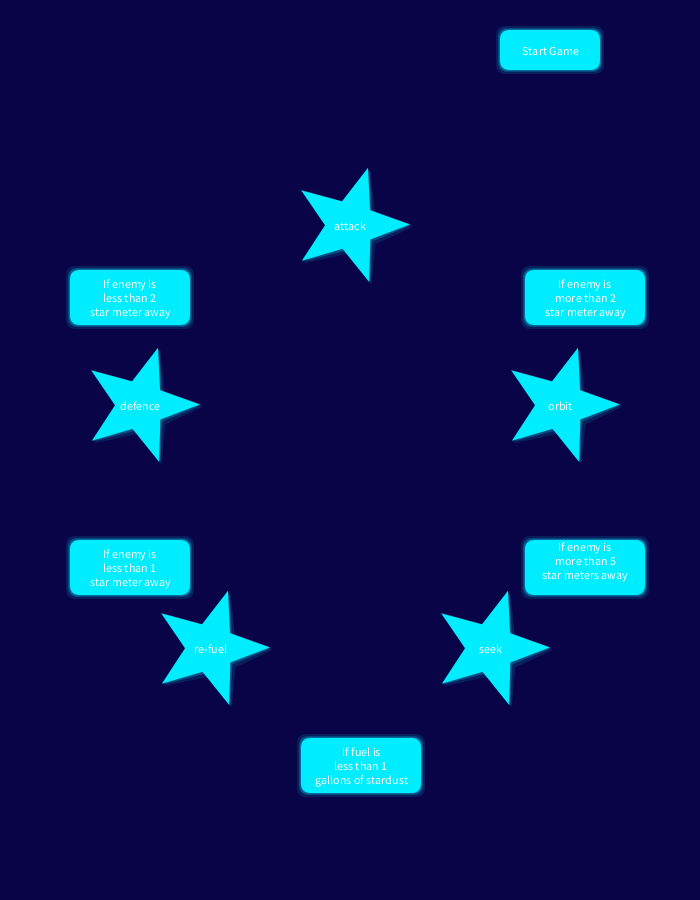
Frame 1 (no input)
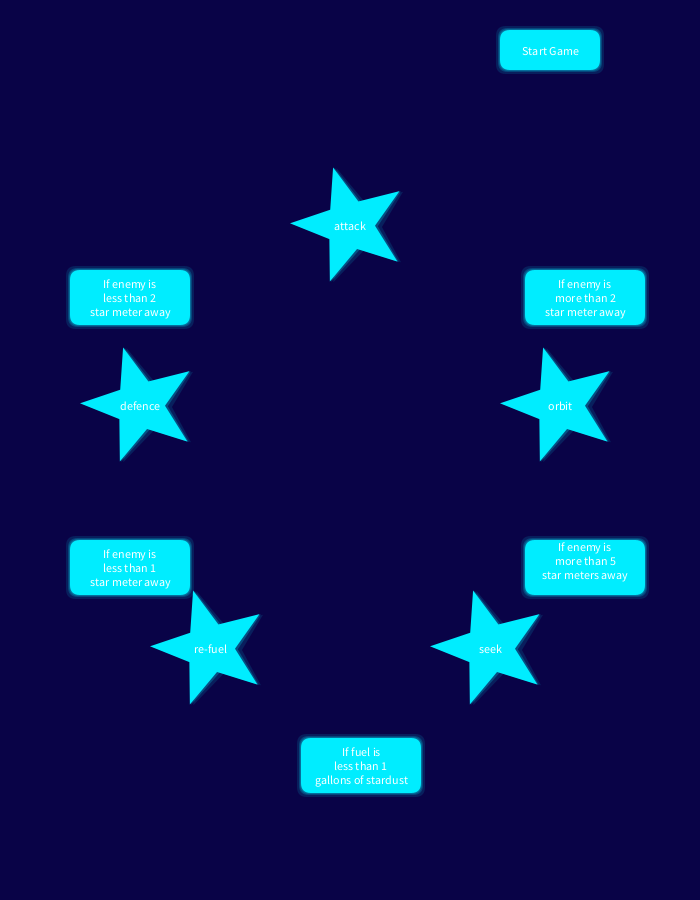
Frame 60 (the mouse pressed at the canvas centre just before this capture)
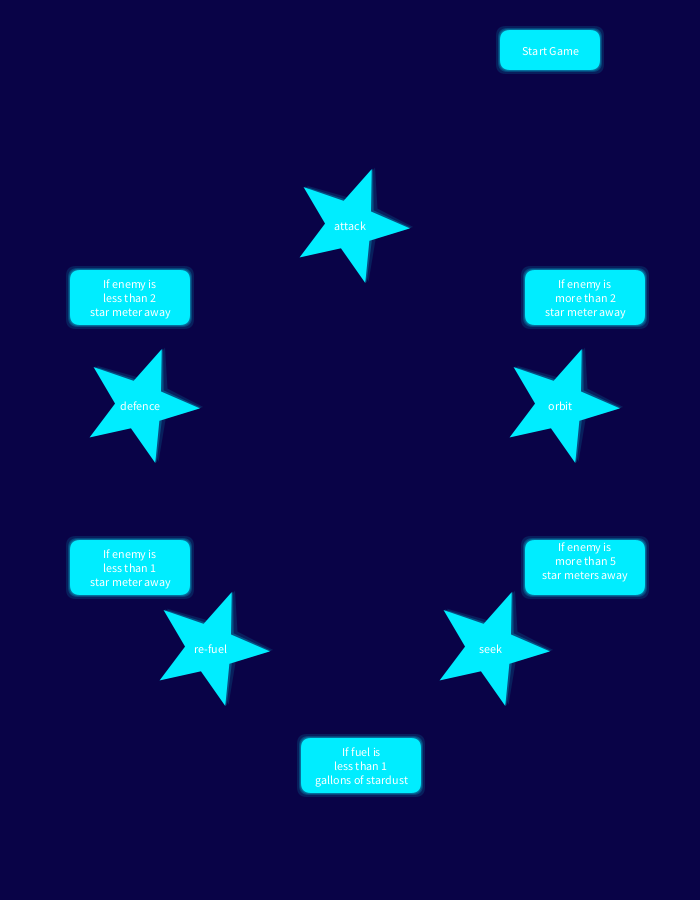
Frame 120 (the mouse held since frame 60 and released just before this capture)

The Processing sketch that drew these frames (run headless with seeded random() and noise(); from frame 60 on, the mouse is pressed at the canvas centre):

// Processing sketch: starttest
// ── starttest.pde
int Colour = 0;
int width = 700;
int height = 900;
Button start  = new Button ("Start Game", 500, 30, 100, 40);

Button transition1  = new Button ("If enemy is\n" + "more than 2\n" +
                      "star meter away", width*0.75, height*0.3, 120, 55);
Button transition2  = new Button ("If enemy is\n" + "more than 5\n" + 
                      "star meters away\n", width*0.75, height*0.6, 120, 55);
Button transition3  = new Button ("If fuel is\n" + "less than 1\n" +
                      "gallons of stardust", width*0.43, height*0.82, 120, 55);
Button transition4  = new Button ("If enemy is\n" + "less than 1\n" +
                      "star meter away", width*0.1, height*0.6, 120, 55);
Button transition5  = new Button ("If enemy is\n" + "less than 2\n" +
                      "star meter away", width*0.1, height*0.3, 120, 55);

Star star1 = new Star(0, 0, 25, 60, 5, width*0.5, height*0.25);
Star star2 = new Star(0, 0, 25, 60, 5, width*0.8, height*0.45);
Star star3 = new Star(0, 0, 25, 60, 5, width*0.2, height*0.45);
Star star4 = new Star(0, 0, 25, 60, 5, width*0.30, height*0.72);
Star star5 = new Star(0, 0, 25, 60, 5, width*0.7, height*0.72);

Label label1 = new Label(255, "attack", width*0.5, height*0.25);
Label label2 = new Label(255, "orbit", width*0.8, height*0.45);
Label label3 = new Label(255, "defence", width*0.2, height*0.45);
Label label4 = new Label(255, "re-fuel", width*0.30, height*0.72);
Label label5 = new Label(255, "seek", width*0.7, height*0.72);

//FlyingStars flyingTim = new FlyingStars(0, 0, 25, 60, 5, width*0.5, height*0.25);

String labelToSwap = null;
boolean labels[] = {false, false, false, false, false};

String buttonToSwap = null;
boolean buttons[] = {false, false, false, false, false};

void setup() {
  size(700, 900);;
}

void draw() {
  background(9, 3, 71);
  //DARK BLUE 
  start.Draw();
  transition1.Draw();
  transition2.Draw();
  transition3.Draw();
  transition4.Draw();
  transition5.Draw();
  
  star1.Draw(); 
  star2.Draw();  
  star3.Draw(); 
  star4.Draw();  
  star5.Draw();
  
  label1.Draw();
  label2.Draw();
  label3.Draw();
  label4.Draw();
  label5.Draw();
  //flyingTim.Draw();
}



public void mouseClicked() {
  //LABEL SWAPS FOR STATES
  //label1 swap - stars
   if (mouseX >= width*0.45 && mouseX <=  width*0.55 &&
       mouseY >= height*0.20 && mouseY <= height*0.30) {
     swapLabel1();
  }
  //label3 swap - stars
  else if (mouseX >= width*0.20 && mouseX <=  width*0.30 &&
       mouseY >= height*0.40 && mouseY <= height*0.50) {
     swapLabel3();
 
  }
  //swapping label2 - stars
  else if (mouseX >= width*0.75 && mouseX <=  width*0.85 &&
       mouseY >= height*0.40 && mouseY <= height*0.50) {
   swapLabel2();
  }
  //swapping label4 - stars
  else if (mouseX >= width*0.25 && mouseX <=  width*0.35 &&
       mouseY >= height*0.65 && mouseY <= height*0.75) {
     swapLabel4();
  }
  //swapping for label5 - stars
  else if (mouseX >= width*0.65 && mouseX <=  width*0.75 &&
       mouseY >= height*0.65 && mouseY <= height*0.75) {
    swapLabel5();
  }
  

                      
  //LABEL SWAPS FOR TRANSITIONS
  else if (mouseX >= width*0.75 && mouseX <=  width*0.75+120 &&
       mouseY >= height*0.3 && mouseY <= height*0.3+55) {
    swapButton1();
  }
  else if (mouseX >= width*0.75 && mouseX <=  width*0.75+120 &&
       mouseY >= height*0.6 && mouseY <= height*0.6+55) {
    swapButton2();
  }
  else if (mouseX >= width*0.43 && mouseX <=  width*0.43 +120 &&
       mouseY >= height*0.82 && mouseY <= height*0.82 +55) {
    swapButton3();
  }
  else if (mouseX >= width*0.1 && mouseX <=  width*0.1+120 &&
       mouseY >= height*0.6 && mouseY <= height*0.6 +55) {
    swapButton4();
  }
  else if (mouseX >= width*0.1 && mouseX <=  width*0.1+120 &&
       mouseY >= height*0.3 && mouseY <= height*0.3+55) {
    swapButton5();
  }
  
}


//swap button1
public void swapButton1() {
         if (buttonToSwap == null) {
         buttonToSwap = transition1.label;
         transition1.changecolor();
         System.out.println(buttonToSwap);
         buttons[0] = true;
       }
       else {    
         for (int i=0; i <=4; i++) {
           if (buttons[1] == true) {
             transition2.changeLabel(transition1.label);
             transition1.changeLabel(buttonToSwap);
             transition2.changecolor();
             
             buttons[1] = false;
             buttonToSwap = null;
           }
           else if (buttons[2] == true) {
             transition3.changeLabel(transition1.label);
             transition1.changeLabel(buttonToSwap);
             transition3.changecolor();
             buttons[2] = false;
             labelToSwap = null;
           }
           else if (buttons[3] == true) {
             transition4.changeLabel(transition1.label);
             transition1.changeLabel(buttonToSwap);
             transition4.changecolor();
             buttons[3] = false;
             buttonToSwap = null;
           }
           else if (buttons[4] == true) {
             transition5.changeLabel(transition1.label);
             transition1.changeLabel(buttonToSwap);
             transition5.changecolor();
             buttons[4] = false;
             buttonToSwap = null;
           }
         }
       } 
}


public void swapButton3() {
        if (buttonToSwap == null) {
         buttonToSwap = transition3.label;
         transition3.changecolor();
         buttons[2] = true;
         System.out.println(buttonToSwap);
       }
       else {    
         for (int i=0; i <=4; i++) {
           if (buttons[0] == true) {
             System.out.print(buttonToSwap);
             System.out.println(transition3.label);
             transition1.changeLabel(transition3.label);
             transition3.changeLabel(buttonToSwap);
             transition1.changecolor();
             buttons[0] = false;
             buttonToSwap = null;
           }
           else if (buttons[1] == true) {
             transition2.changeLabel(transition3.label);
             transition3.changeLabel(buttonToSwap);
             transition2.changecolor();
             buttons[1] = false;
             buttonToSwap = null;
           }
           else if (buttons[3] == true) {
             transition4.changeLabel(transition3.label);
             transition3.changeLabel(buttonToSwap);
             transition4.changecolor();
             buttons[3] = false;
             buttonToSwap = null;
           }
           else if (buttons[4] == true) {
             transition5.changeLabel(transition3.label);
             transition3.changeLabel(buttonToSwap);
             transition5.changecolor();
             buttons[4] = false;
             buttonToSwap = null;
           }
         }
       } 
}

public void swapButton2() {
       if (buttonToSwap == null) {
         buttonToSwap = transition2.label;
         transition2.changecolor();
         buttons[1] = true;
         System.out.println(buttonToSwap);
       }
       else {    
         for (int i=0; i <=4; i++) {
           if (buttons[0] == true) {
             transition1.changeLabel(transition2.label);
             transition2.changeLabel(buttonToSwap);
             transition1.changecolor();       
             buttons[0] = false;
             buttonToSwap = null;
           }
           else if (buttons[2] == true) {
             transition3.changeLabel(transition2.label);
             transition2.changeLabel(buttonToSwap);
             transition3.changecolor();
             buttons[2] = false;
             buttonToSwap = null;
           }
           else if (buttons[3] == true) {
             transition4.changeLabel(transition2.label);
             transition2.changeLabel(buttonToSwap);
             transition4.changecolor();
             buttons[3] = false;
             buttonToSwap = null;
           }
           else if (buttons[4] == true) {
             transition5.changeLabel(transition2.label);
             transition2.changeLabel(buttonToSwap);
             transition5.changecolor();
             buttons[4] = false;
             buttonToSwap = null;
           }
         }
       }
}
public void swapButton4() {
        if (buttonToSwap == null) {
         buttonToSwap = transition4.label;
         transition4.changecolor();
         buttons[3] = true;
         System.out.println(buttonToSwap);
       }
       else {    
         for (int i=0; i <=4; i++) {
           if (buttons[0] == true) {
             transition1.changeLabel(transition4.label);
             transition4.changeLabel(buttonToSwap);
             transition1.changecolor();
             buttons[0] = false;
             buttonToSwap = null;
           }
           else if (buttons[1] == true) {
             transition2.changeLabel(transition4.label);
             transition4.changeLabel(buttonToSwap);
             transition2.changecolor();
             buttons[1] = false;
             buttonToSwap = null;
           }
           else if (buttons[2] == true) {
             transition3.changeLabel(transition4.label);
             transition4.changeLabel(buttonToSwap);
             transition3.changecolor();
             buttons[2] = false;
             buttonToSwap = null;
           }
           else if (buttons[4] == true) {
             transition5.changeLabel(transition4.label);
             transition4.changeLabel(buttonToSwap);
             transition5.changecolor();
             buttons[4] = false;
             buttonToSwap = null;
           }
         }
       } 
}
public void swapButton5() {
     if (buttonToSwap == null) {
         buttonToSwap = transition5.label;
         transition5.changecolor();
         buttons[4] = true;
         System.out.println(buttonToSwap);
       }
       else {    
         for (int i=0; i <=4; i++) {
           if (buttons[0] == true) {
             transition1.changeLabel(transition5.label);
             transition5.changeLabel(buttonToSwap);
             transition1.changecolor();
             buttons[0] = false;
             buttonToSwap = null;
           }
           else if (buttons[1] == true) {
             transition2.changeLabel(transition5.label);
             transition5.changeLabel(buttonToSwap);
             transition2.changecolor();
             buttons[1] = false;
             buttonToSwap = null;
           }
           else if (buttons[2] == true) {
             transition3.changeLabel(transition5.label);
             transition5.changeLabel(buttonToSwap);
             transition3.changecolor();
             buttons[2] = false;
             buttonToSwap = null;
           }
           else if (buttons[3] == true) {
             transition4.changeLabel(transition5.label);
             transition5.changeLabel(buttonToSwap);
             transition4.changecolor();
             buttons[3] = false;
             buttonToSwap = null;
           }
         }
       }  
  }


public void swapLabel1() {
         if (labelToSwap == null) {
         labelToSwap = label1.label;
         star1.changecolor();
         System.out.println(labelToSwap);
         labels[0] = true;
       }
       else {    
         for (int i=0; i <=4; i++) {
           if (labels[1] == true) {
             label2.changeLabel(label1.label);
             label1.changeLabel(labelToSwap);
             star2.changecolor();
             
             labels[1] = false;
             labelToSwap = null;
           }
           else if (labels[2] == true) {
             label3.changeLabel(label1.label);
             label1.changeLabel(labelToSwap);
             star3.changecolor();
             labels[2] = false;
             labelToSwap = null;
           }
           else if (labels[3] == true) {
             label4.changeLabel(label1.label);
             label1.changeLabel(labelToSwap);
             star4.changecolor();
             labels[3] = false;
             labelToSwap = null;
           }
           else if (labels[4] == true) {
             label5.changeLabel(label1.label);
             label1.changeLabel(labelToSwap);
             star5.changecolor();
             labels[4] = false;
             labelToSwap = null;
           }
         }
       } 
}


public void swapLabel3() {
        if (labelToSwap == null) {
         labelToSwap = label3.label;
         star3.changecolor();
         labels[2] = true;
         System.out.println(labelToSwap);
       }
       else {    
         for (int i=0; i <=4; i++) {
           if (labels[0] == true) {
             System.out.print(labelToSwap);
             System.out.println(label3.label);
             label1.changeLabel(label3.label);
             label3.changeLabel(labelToSwap);
             star1.changecolor();
             labels[0] = false;
             labelToSwap = null;
           }
           else if (labels[1] == true) {
             label2.changeLabel(label3.label);
             label3.changeLabel(labelToSwap);
             star2.changecolor();
             labels[1] = false;
             labelToSwap = null;
           }
           else if (labels[3] == true) {
             label4.changeLabel(label3.label);
             label3.changeLabel(labelToSwap);
             star4.changecolor();
             labels[3] = false;
             labelToSwap = null;
           }
           else if (labels[4] == true) {
             label5.changeLabel(label3.label);
             label3.changeLabel(labelToSwap);
             star5.changecolor();
             labels[4] = false;
             labelToSwap = null;
           }
         }
       } 
}

public void swapLabel2() {
              if (labelToSwap == null) {
         labelToSwap = label2.label;
         star2.changecolor();
         labels[1] = true;
         System.out.println(labelToSwap);
       }
       else {    
         for (int i=0; i <=4; i++) {
           if (labels[0] == true) {
             label1.changeLabel(label2.label);
             label2.changeLabel(labelToSwap);
             star1.changecolor();       
             labels[0] = false;
             labelToSwap = null;
           }
           else if (labels[2] == true) {
             label3.changeLabel(label2.label);
             label2.changeLabel(labelToSwap);
             star3.changecolor();
             labels[2] = false;
             labelToSwap = null;
           }
           else if (labels[3] == true) {
             label4.changeLabel(label2.label);
             label2.changeLabel(labelToSwap);
             star4.changecolor();
             labels[3] = false;
             labelToSwap = null;
           }
           else if (labels[4] == true) {
             label5.changeLabel(label2.label);
             label2.changeLabel(labelToSwap);
             star5.changecolor();
             labels[4] = false;
             labelToSwap = null;
           }
         }
       }
}
public void swapLabel4() {
        if (labelToSwap == null) {
         labelToSwap = label4.label;
         star4.changecolor();
         labels[3] = true;
         System.out.println(labelToSwap);
       }
       else {    
         for (int i=0; i <=4; i++) {
           if (labels[0] == true) {
             label1.changeLabel(label4.label);
             label4.changeLabel(labelToSwap);
             star1.changecolor();
             labels[0] = false;
             labelToSwap = null;
           }
           else if (labels[1] == true) {
             label2.changeLabel(label4.label);
             label4.changeLabel(labelToSwap);
             star2.changecolor();
             labels[1] = false;
             labelToSwap = null;
           }
           else if (labels[2] == true) {
             label3.changeLabel(label4.label);
             label4.changeLabel(labelToSwap);
             star3.changecolor();
             labels[2] = false;
             labelToSwap = null;
           }
           else if (labels[4] == true) {
             label5.changeLabel(label4.label);
             label4.changeLabel(labelToSwap);
             star5.changecolor();
             labels[4] = false;
             labelToSwap = null;
           }
         }
       } 
}
public void swapLabel5() {
              if (labelToSwap == null) {
         labelToSwap = label5.label;
         star5.changecolor();
         labels[4] = true;
         System.out.println(labelToSwap);
       }
       else {    
         for (int i=0; i <=4; i++) {
           if (labels[0] == true) {
             label1.changeLabel(label5.label);
             label5.changeLabel(labelToSwap);
             star1.changecolor();
             labels[0] = false;
             labelToSwap = null;
           }
           else if (labels[1] == true) {
             label2.changeLabel(label5.label);
             label5.changeLabel(labelToSwap);
             star2.changecolor();
             labels[1] = false;
             labelToSwap = null;
           }
           else if (labels[2] == true) {
             label3.changeLabel(label5.label);
             label5.changeLabel(labelToSwap);
             star3.changecolor();
             labels[2] = false;
             labelToSwap = null;
           }
           else if (labels[3] == true) {
             label4.changeLabel(label5.label);
             label5.changeLabel(labelToSwap);
             star4.changecolor();
             labels[3] = false;
             labelToSwap = null;
           }
         }
       }  
  }

// ── Arrow.pde
class Arrow {
  
  float x1;
  float y1;
  float x2;
  float y2;
  
  Arrow(float x1, float y1, float x2, float y2) {
    this.x1 = x1;
    this.y1 = y1;
    this.x2 = x2;
    this.y2 = y2; 
  }
  
  void Draw() {
  stroke(0, 235, 255);
  strokeWeight(5);
  fill(0, 235, 255);
  float a = dist(x1, y1, x2, y2) / 50;
  pushMatrix();
  translate(x2, y2);
  rotate(atan2(y2 - y1, x2 - x1));
  triangle(- a * 2 , - a, 0, 0, - a * 2, a);
  popMatrix();
  line(x1, y1, x2, y2);  
  }
}

// ── Button.pde
class Button {
  String label;
  float x;    // top left corner x position
  float y;    // top left corner y position
  float w;    // width of button
  float h;    // height of button
  int ColourR = 0;
  int ColourG = 237;
  int ColourB = 255;
  
  Button(String labelB, float xpos, float ypos, float widthB, float heightB) {
    label = labelB;
    x = xpos;
    y = ypos;
    w = widthB;
    h = heightB;
  }
  
  void Draw() {
    //glow effect
    
    noStroke();
    fill(ColourR, ColourG, ColourB, 30);  
    rect(x-4, y-4, w+8, h+8, 10);
    
    noStroke();
    fill(ColourR, ColourG, ColourB, 50);  
    rect(x-2, y-2, w+4, h+4, 10);
    
    noStroke();
    fill(ColourR, ColourG, ColourB, 60);  
    rect(x-1, y-1, w+2, h+2, 10);

    //inner colour
    noStroke();
    fill(ColourR, ColourG, ColourB);  
    rect(x, y, w, h, 10);
    

  
    textAlign(CENTER, CENTER);
    fill(255);
    text(label, x + (w / 2), y + (h / 2));
  }
  
  public void changecolor() {
    if (ColourR == 0) {
     ColourR = 255;
     ColourG = 0;
     ColourB = 199;
    }
    else {
      ColourR = 0;
      ColourG = 237;
      ColourB = 255;
    }
  }
  
  public void OnmouseClicked(float xpos, float ypos, float widthB, 
                            float heightB, int mousex, int mousey) {
  if(mousex >= xpos && mousex <=  xpos+widthB &&
     mousey >= ypos && mousey <= ypos+heightB) {
     changecolor();
   }
  }
  
  public void changeLabel(String label) {
    this.label = label;
  }
}

// ── Circle.pde
class Circle {
  
  float posx;
  float posy;
  float w;
  float h;
  int ColourR = 0;
  int ColourG = 237;
  int ColourB = 255;
  
  Circle(float posx, float posy, float w, float h) {
    this.posx = posx;
    this.posy = posy;
    this.w = w;
    this.h = h;
  }
  
  public void Draw() {
    //glow effect   
    noStroke();
    fill(ColourR, ColourG, ColourB, 30);  
    ellipse(posx+6, posy+6, w, h);
    
    noStroke();
    fill(ColourR, ColourG, ColourB, 50);  
    ellipse(posx+4, posy+4, w, h);
    
    noStroke();
    fill(ColourR, ColourG, ColourB, 60);  
    ellipse(posx+2, posy+2, w, h);

    //inner colour
    noStroke();
    fill(ColourR, ColourG, ColourB); 
    ellipse(posx, posy, w, h);
  }
  
    public void changecolor() {
    if (ColourR == 0) {
     ColourR = 255;
     ColourG = 0;
     ColourB = 199;
    }
    else {
      ColourR = 0;
      ColourG = 237;
      ColourB = 255;
    }
  }
  
}

// ── FlyingStars.pde
class FlyingStars {
  float x;
  float y; 
  float radius1;
  float radius2; 
  int npoints;
  float posx;
  float posy;
  int ColourR = 255;
  int ColourG = 0;
  int ColourB = 0;
 
  FlyingStars (float x, float y, float radius1, float radius2, int npoints,
        float posx, float posy) {
    this.x = x;
    this.y = y; 
    this.radius1 = radius1;
    this.radius2 = radius2; 
    this.npoints = npoints;
    this.posx = posx;
    this.posy = posy;
  }
  
  public void Draw() {
    pushMatrix();
    translate(posx, posy);
    rotate(frameCount / -100.0);
    flyingstar(x, y, radius1, radius2, npoints); 
    popMatrix();
  }
  
  void flyingstar(float x, float y, float radius1, float radius2, int npoints) {
  float angle = TWO_PI / npoints;
  float halfAngle = angle/2.0;
  
  
  beginShape();
  fill(ColourR, ColourG, ColourB, 60);
  for (float a = 0; a < TWO_PI; a += angle) {
    float sx = x + cos(a) * radius2;
    float sy = y + sin(a) * radius2;
    vertex(sx, sy);
    sx = x + cos(a+halfAngle) * radius1;
    sy = y + sin(a+halfAngle) * radius1;
    vertex(sx, sy);
  } 
  endShape(CLOSE);
  }
}

// ── Label.pde
class Label {
  int Colour;
  String label;
  float posx;
  float posy;
  boolean clicked = false;
  
  Label(int Colour, String label, float posx, float posy) {
    this.Colour = Colour;
    this.label = label;
    this.posx = posx;
    this.posy = posy;
  }
  
  public void Draw() {
    textAlign(CENTER, CENTER);
    fill(Colour);
    text(label, posx, posy);
  }
  
  public void changeLabel(String newLabel) {
    label = newLabel;
  }
  
  
  /* public boolean isClicked() {
   if (clicked == false) {
      clicked = true;
      return true;
   }
   else if (clicked == true) {
      clicked = false;
      return false;
   }
   return false;
  }
  
  public void unclick(boolean unclicked) {
    clicked = unclicked;
  }*/
  
}

// ── Star.pde
class Star {
  float x;
  float y; 
  float radius1;
  float radius2; 
  int npoints;
  float posx;
  float posy;
  int ColourR = 0;
  int ColourG = 237;
  int ColourB = 255;
 
  Star (float x, float y, float radius1, float radius2, int npoints,
        float posx, float posy) {
    this.x = x;
    this.y = y; 
    this.radius1 = radius1;
    this.radius2 = radius2; 
    this.npoints = npoints;
    this.posx = posx;
    this.posy = posy;
  }
  
  public void Draw() {
    pushMatrix();
    translate(posx, posy);
    rotate(frameCount / -100.0);
    star(x, y, radius1, radius2, npoints); 
    popMatrix();
  }
  
  void star(float x, float y, float radius1, float radius2, int npoints) {
  float angle = TWO_PI / npoints;
  float halfAngle = angle/2.0;
  
  
  beginShape();
  fill(ColourR, ColourG, ColourB, 60);
  for (float a = 0; a < TWO_PI; a += angle) {
    float sx = x-1 + cos(a) * radius2+2;
    float sy = y-1 + sin(a) * radius2+2;
    vertex(sx, sy);
    sx = x + cos(a+halfAngle) * radius1+2;
    sy = y + sin(a+halfAngle) * radius1+2;
    vertex(sx, sy);
  } 
  endShape(CLOSE);
  
  beginShape();
  fill(ColourR, ColourG, ColourB, 30);
  for (float a = 0; a < TWO_PI; a += angle) {
    float sx = x-2.5 + cos(a) * radius2+5;
    float sy = y-2.5 + sin(a) * radius2+5;
    vertex(sx, sy);
    sx = x + cos(a+halfAngle) * radius1+5;
    sy = y + sin(a+halfAngle) * radius1+5;
    vertex(sx, sy);
  } 
  endShape(CLOSE);
  
  beginShape();
  fill(ColourR, ColourG, ColourB);
  for (float a = 0; a < TWO_PI; a += angle) {
    float sx = x + cos(a) * radius2;
    float sy = y + sin(a) * radius2;
    vertex(sx, sy);
    sx = x + cos(a+halfAngle) * radius1;
    sy = y + sin(a+halfAngle) * radius1;
    vertex(sx, sy);
  } 
  endShape(CLOSE);
  
}
  
  public void changecolor() {
   if (ColourR == 0) {
     ColourR = 255;
     ColourG = 0;
     ColourB = 199;
   }
   else  {
     ColourR = 0;
     ColourG = 237;
     ColourB = 255;
   }
  }
  
}
